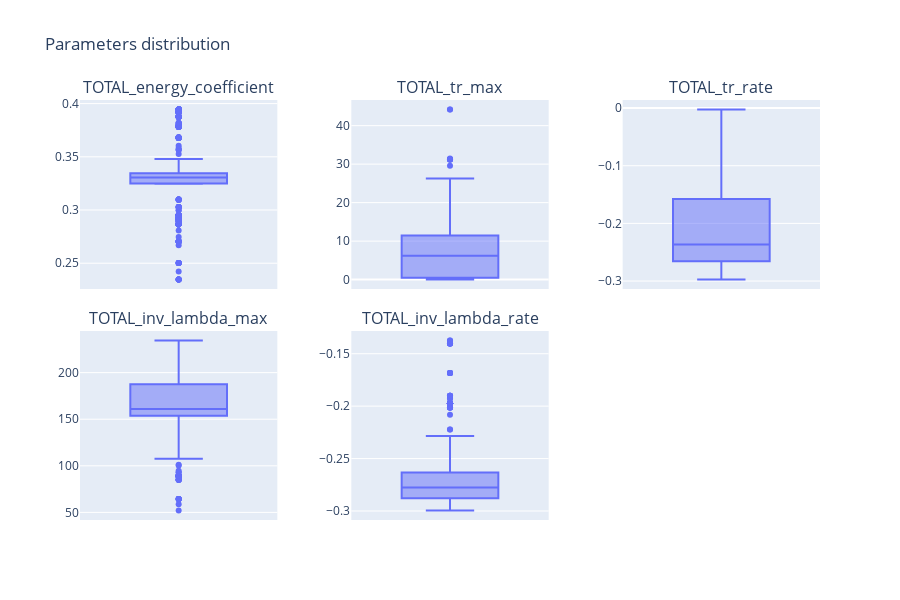

The notebook cell saved with this chart:
### Code cell
viewer.box_plot(3, nbest=1000)

### Figure 1 — Plotly figure (JSON) as saved in the notebook; plotly's stock layout.template omitted (floating-point values rounded to 4 significant figures; data arrays with more than 128 entries replaced by an {"elided": "..."} marker saying what was removed)
{"data": [{"alignmentgroup": "True", "hovertemplate": "TOTAL_energy_coefficient=%{y}<extra></extra>", "legendgroup": "", "marker": {"color": "#636efa"}, "name": "", "notched": false, "offsetgroup": "", "orientation": "v", "showlegend": false, "type": "box", "x0": " ", "xaxis": "x", "y": {"elided": "1000 float values"}, "y0": " ", "yaxis": "y"}, {"alignmentgroup": "True", "hovertemplate": "TOTAL_tr_max=%{y}<extra></extra>", "legendgroup": "", "marker": {"color": "#636efa"}, "name": "", "notched": false, "offsetgroup": "", "orientation": "v", "showlegend": false, "type": "box", "x0": " ", "xaxis": "x2", "y": {"elided": "1000 float values"}, "y0": " ", "yaxis": "y2"}, {"alignmentgroup": "True", "hovertemplate": "TOTAL_tr_rate=%{y}<extra></extra>", "legendgroup": "", "marker": {"color": "#636efa"}, "name": "", "notched": false, "offsetgroup": "", "orientation": "v", "showlegend": false, "type": "box", "x0": " ", "xaxis": "x3", "y": {"elided": "1000 float values"}, "y0": " ", "yaxis": "y3"}, {"alignmentgroup": "True", "hovertemplate": "TOTAL_inv_lambda_max=%{y}<extra></extra>", "legendgroup": "", "marker": {"color": "#636efa"}, "name": "", "notched": false, "offsetgroup": "", "orientation": "v", "showlegend": false, "type": "box", "x0": " ", "xaxis": "x4", "y": {"elided": "1000 float values"}, "y0": " ", "yaxis": "y4"}, {"alignmentgroup": "True", "hovertemplate": "TOTAL_inv_lambda_rate=%{y}<extra></extra>", "legendgroup": "", "marker": {"color": "#636efa"}, "name": "", "notched": false, "offsetgroup": "", "orientation": "v", "showlegend": false, "type": "box", "x0": " ", "xaxis": "x5", "y": {"elided": "1000 float values"}, "y0": " ", "yaxis": "y5"}], "layout": {"annotations": [{"font": {"size": 16}, "showarrow": false, "text": "TOTAL_energy_coefficient", "x": 0.1333, "xanchor": "center", "xref": "paper", "y": 1, "yanchor": "bottom", "yref": "paper"}, {"font": {"size": 16}, "showarrow": false, "text": "TOTAL_tr_max", "x": 0.5, "xanchor": "center", "xref": "paper", "y": 1, "yanchor": "bottom", "yref": "paper"}, {"font": {"size": 16}, "showarrow": false, "text": "TOTAL_tr_rate", "x": 0.8667, "xanchor": "center", "xref": "paper", "y": 1, "yanchor": "bottom", "yref": "paper"}, {"font": {"size": 16}, "showarrow": false, "text": "TOTAL_inv_lambda_max", "x": 0.1333, "xanchor": "center", "xref": "paper", "y": 0.45, "yanchor": "bottom", "yref": "paper"}, {"font": {"size": 16}, "showarrow": false, "text": "TOTAL_inv_lambda_rate", "x": 0.5, "xanchor": "center", "xref": "paper", "y": 0.45, "yanchor": "bottom", "yref": "paper"}], "height": 600, "title": {"text": "Parameters distribution"}, "width": 900, "xaxis": {"anchor": "y", "domain": [0, 0.2667]}, "xaxis2": {"anchor": "y2", "domain": [0.3667, 0.6333]}, "xaxis3": {"anchor": "y3", "domain": [0.7333, 1]}, "xaxis4": {"anchor": "y4", "domain": [0, 0.2667]}, "xaxis5": {"anchor": "y5", "domain": [0.3667, 0.6333]}, "xaxis6": {"anchor": "y6", "domain": [0.7333, 1]}, "yaxis": {"anchor": "x", "domain": [0.55, 1]}, "yaxis2": {"anchor": "x2", "domain": [0.55, 1]}, "yaxis3": {"anchor": "x3", "domain": [0.55, 1]}, "yaxis4": {"anchor": "x4", "domain": [0, 0.45]}, "yaxis5": {"anchor": "x5", "domain": [0, 0.45]}, "yaxis6": {"anchor": "x6", "domain": [0, 0.45]}}}
